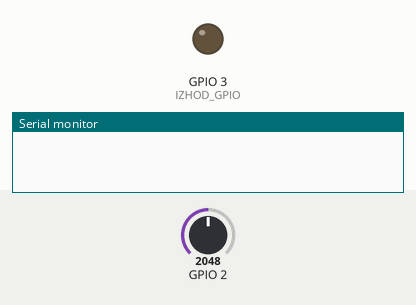
Recording of a sketch running on a simulated ESP32. On the bench: output pins drawn as LEDs (lit = HIGH), the last lines printed to the serial monitor. The inputs (shaded band) are chosen by the test bench; at power-on: GPIO 2 = 2048 (analog values on the 0–4095 scale).

Above: at 1.5 s.
At 4.5 s:
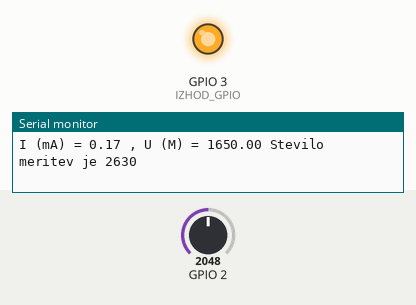
Timing chart, 0 to 7.8 s (numbered marks = the images above):
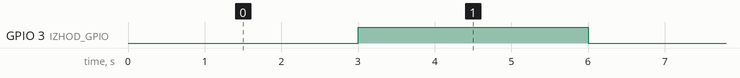

The sketch:

vaje01.ino
```cpp
#include <Arduino.h>

constexpr int IZHOD_GPIO = 3; // constexpr nastavi vrednost kot konstanto
constexpr int ADC_GPIO = 2;
constexpr unsigned long preklop_ms = 3000;
constexpr float R = 10000.0 ;

unsigned int zadnjiPreklop = 0;
unsigned int zadnjiVzorec = 0;
bool izhodVisok = false;
float avg = 0.0;
int N = 0;

void setup() {
  Serial.begin(115200);
  pinMode(IZHOD_GPIO, OUTPUT);
  digitalWrite(IZHOD_GPIO, LOW);
  analogReadResolution(12);
  analogSetPinAttenuation(ADC_GPIO, ADC_11db);

  zadnjiPreklop = millis();
  zadnjiVzorec = zadnjiPreklop;
}

void loop() {
  const unsigned int zdaj = millis();


  if (zdaj - zadnjiPreklop >= preklop_ms) {
    zadnjiPreklop = zdaj;
    izhodVisok = !izhodVisok;
    digitalWrite(IZHOD_GPIO, izhodVisok ? HIGH : LOW);

    avg = avg/N;
    const float I = avg / R;

    Serial.print("I (mA) = ");
    Serial.print(I);
    Serial.print(" , ");
    Serial.print("U (M) = ");
    Serial.print(avg);
    Serial.print(" Stevilo meritev je ");
    Serial.print(N);
    Serial.println();

    avg = 0.0;
    N = 0;
  }


  const uint32_t napetost_mV = analogReadMilliVolts(ADC_GPIO);
  avg += napetost_mV;
  N++;


}
```

Measured:
- by itself, GPIO 3 (IZHOD_GPIO): alternates HIGH for 3.0 s and LOW for 3.0 s
